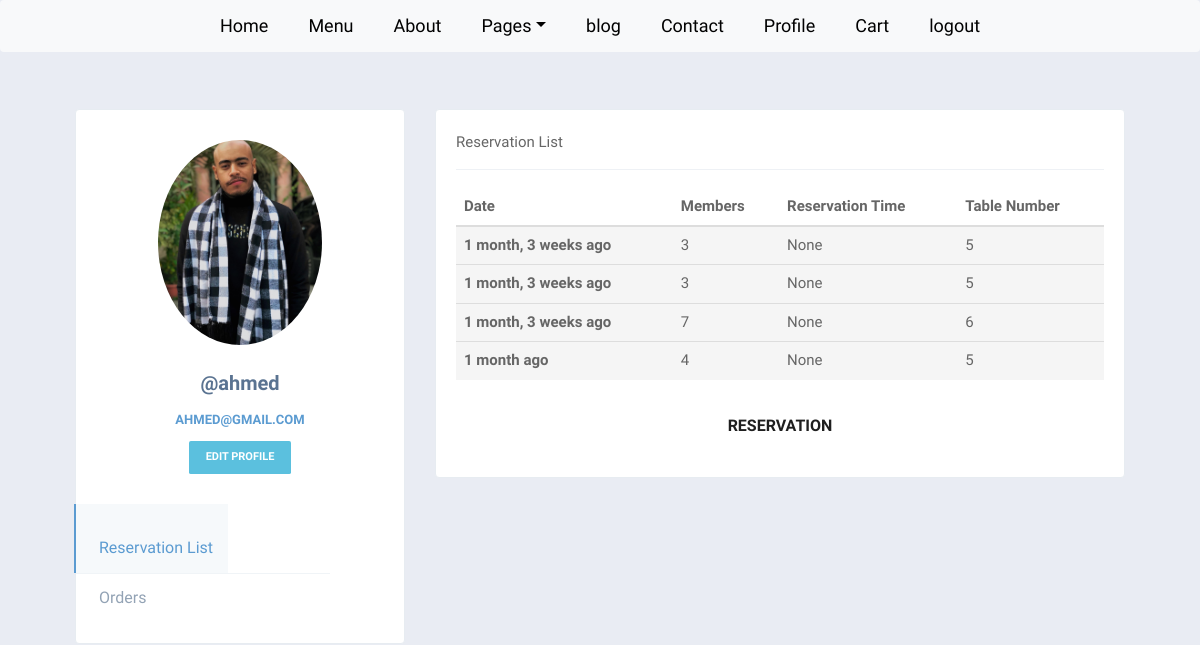
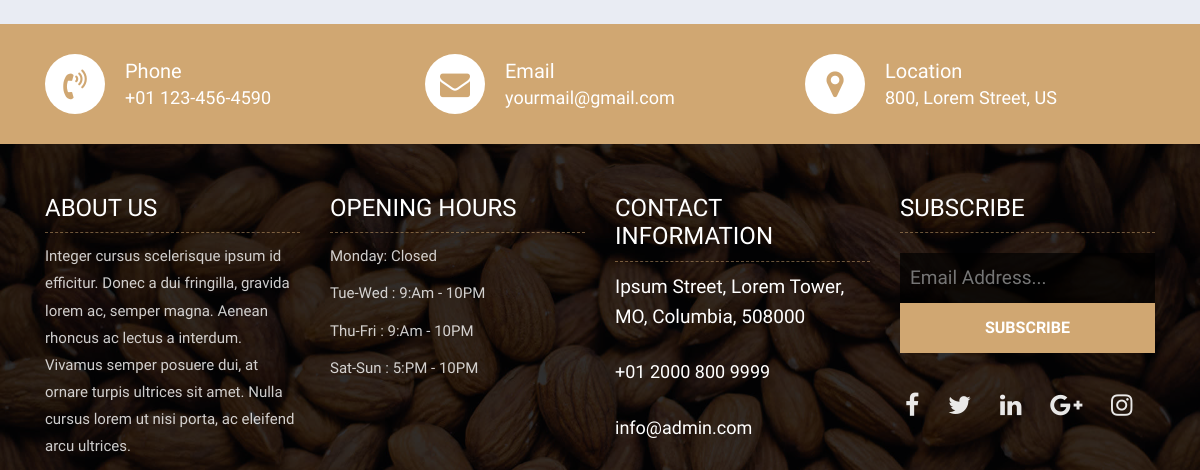
/profile_reservation/ (signed in), run on an earlier commit of the app's database (2 pictures, top to bottom).
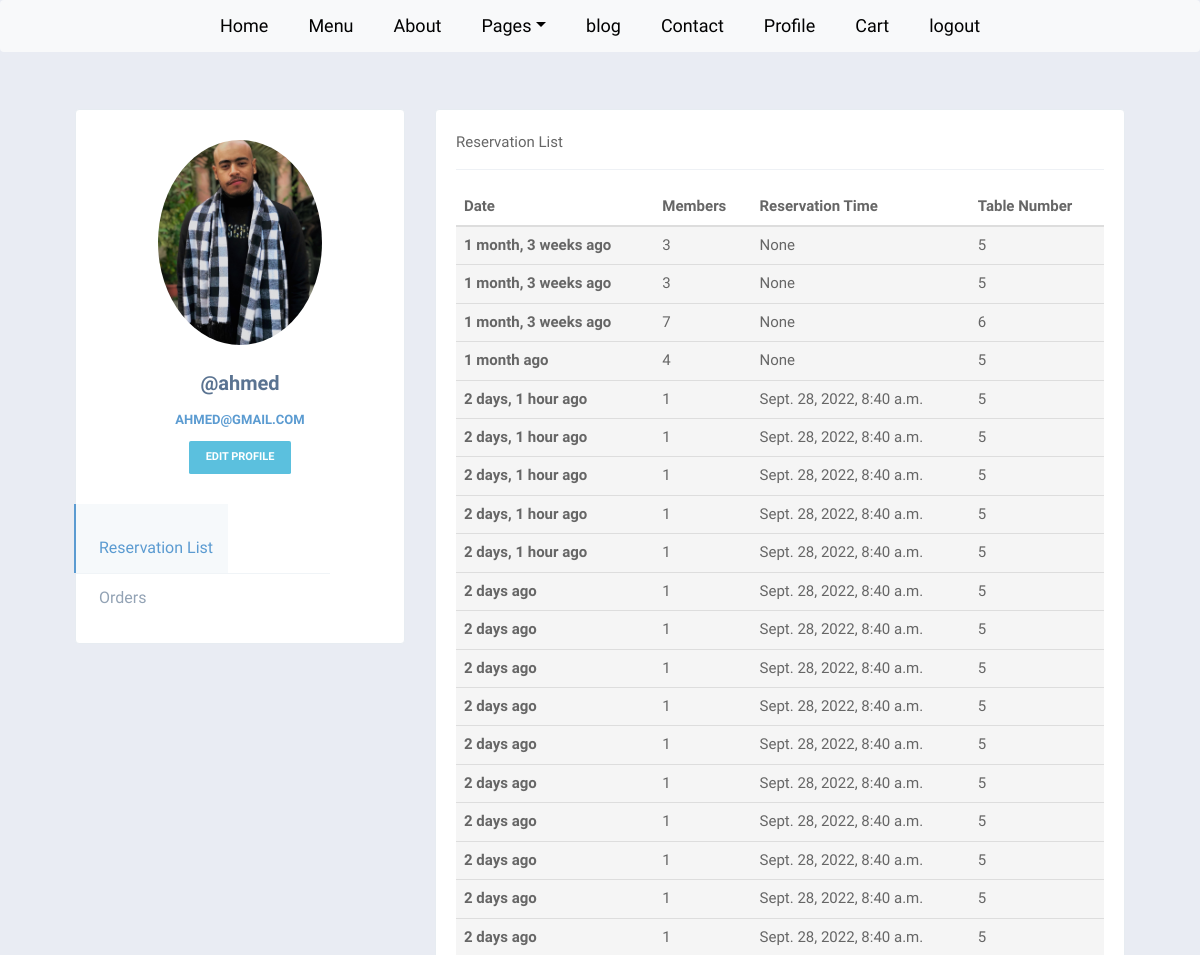
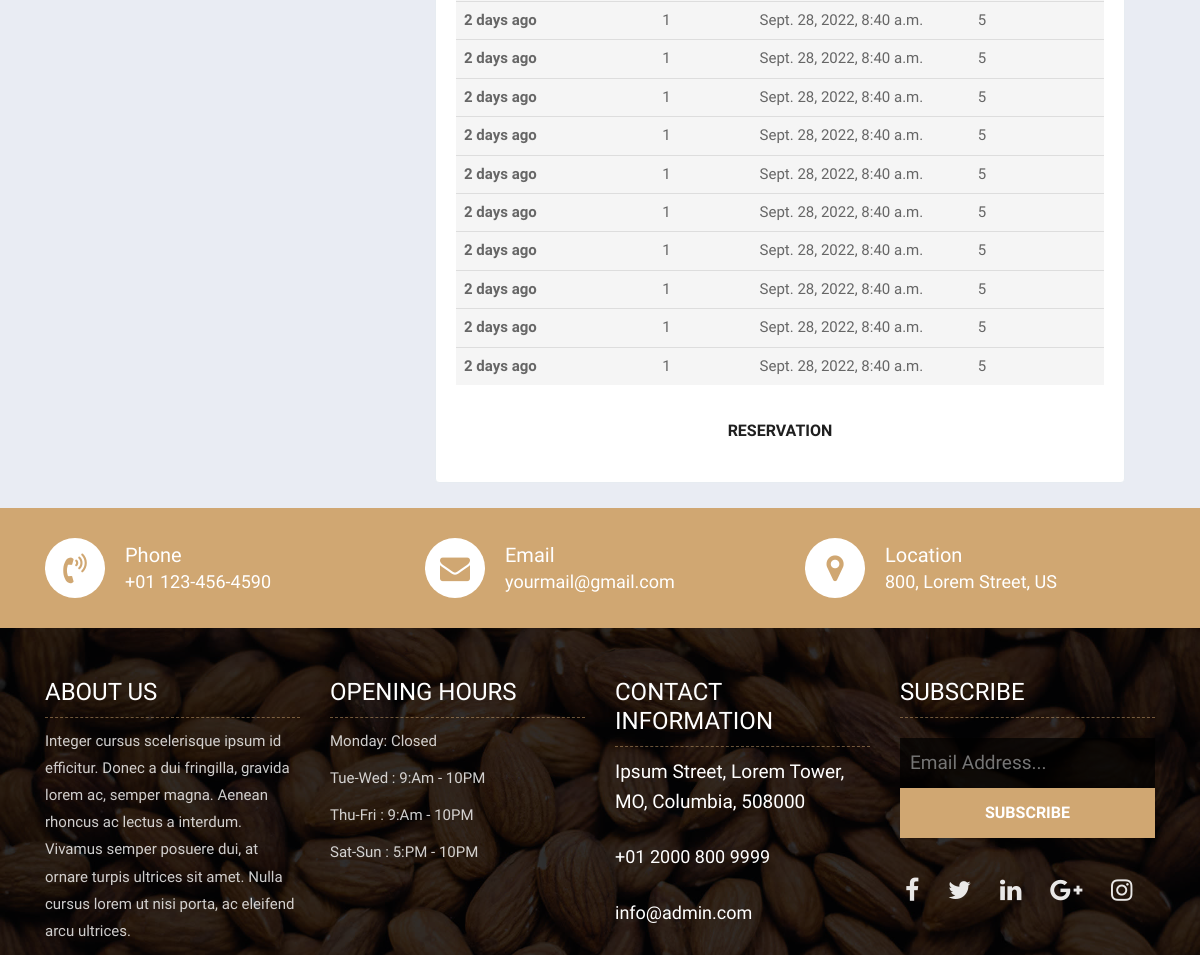
And on a later commit of the database (2 pictures, top to bottom).
### Res/models.py (models this page shows, shortened)
class User(AbstractUser):
    pic = models.ImageField(null = True , default="profile-7.jpg")
    Email = models.EmailField(unique=True)
    name = models.CharField(max_length=200, null = True)
    location = PlainLocationField(based_fields=['Cairo'], zoom=7)
    phone_number = PhoneNumberField(null=True)
    USERNAME_FIELD = 'Email'
    REQUIRED_FIELDS = []

class Reservation(models.Model):
    created = models.DateTimeField(auto_now_add=True)
    user = models.ForeignKey(User, on_delete= models.CASCADE)
    members = models.IntegerField()
    table_number = models.IntegerField(null=True)
    Reservation_time = models.DateTimeField(max_length=200)

### Res/views.py (the view)
# urls.py: path('profile_reservation/', views.profile_reservation , name ='profile_reservation'),
def profile_reservation(request):
    user = request.user
    Page = 'reservation'
    reservation = Reservation.objects.filter(user__id = user.id)
    context = {'reservation':reservation, 'Page':Page}
    return render(request, 'Res/profile.html' ,context)

### Res/Templates/Res/profile.html (shortened to what this page needs)
{%extends 'main.html'%}
{%block content%}
{%load static%}
<head>
    <link href="https://netdna.bootstrapcdn.com/bootstrap/3.3.7/css/bootstrap.min.css" rel="stylesheet">
    <link rel="stylesheet" href="{% static 'css/style.css'%}">
    <link rel="stylesheet" href="{% static 'css/profile.css'%}">
</head>
<br><br><br>
{%if Page == 'reservation' %}
<body>
<br>
<div class="container bootdey">
<div class="col-md-12">
    <div class="col-md-4">
        <div class="portlet light profile-sidebar-portlet bordered">
            <div class="profile-userpic">
                <img src="{{request.user.pic.url}}" class="img-responsive" alt=""> </div>
            <div class="profile-usertitle">
                <div class="profile-usertitle-name"> @{{request.user.username}} </div>
                <div class="profile-usertitle-job"> {{request.user.Email}} </div>
            </div>
            <div class="profile-userbuttons">
                <a href="{%url 'edit_profile' %}">
                <button type="button" class="btn btn-info  btn-sm">edit profile</button>
            </div>
            <div class="profile-usermenu">
                <ul class="nav">
                    <li class="active">
                        <a href="#">
                             Reservation List </a>
                    </li>
                    <li>
                        <a href="{%url 'reservation'%}">
                            &nbsp;&nbsp;&nbsp;&nbsp;&nbsp;&nbsp;&nbsp;&nbsp;&nbsp;&nbsp;</a>
                    </li>
                    <li>
                        <a href="{%url 'profile_orders'%}">
                               Orders </a>
                    </li>
                </ul>
            </div>
        </div>
    </div>
    <div class="col-md-8">
        <div class="portlet light bordered">
            <div class="portlet-title tabbable-line">
                <div class="caption caption-md">
                    <span class="caption-subject font-blue-madison bold uppercase">Reservation List</span>
                </div>
            </div>
            <div class="portlet-body">
                <table class="table">
                    <thead>
                        <tr>
                            <th>Date</th>
                            <th>Members</th>
                            <th>Reservation Time</th>
                            <th>Table Number</th>
                        </tr>
                    </thead>
                    <tbody>
                        {%for reserve in reservation%}
                        <tr class="active">
                            <th scope="row">{{reserve.created|timesince}} ago</th>
                            <td>{{reserve.members}}</td>
                            <td>{{reserve.Reservation_time}}</td>
                            <td>{{reserve.table_number}}</td>
                        </tr>
                        {%endfor%}
                    </tbody>
                </table>
                <p style="text-align:Center;text-color:black;" ><a class="btn btn-lg btn-circle" href="{%url 'reservation'%}">Reservation</a></p>
            </div>
        </div>
    </div>
</div>
</div>
{%endif%}
</body>
</html>
{%endblock%}

### Templates/main.html (shortened to what this page needs)
{% include 'nav.html' %}
{%load static%}
{%block content%}
{%endblock%}
{% include 'footer.html' %}
</body>
</html>

### Templates/nav.html (shortened to what this page needs)
{%load static %}
<!DOCTYPE html>
<html lang="en">
<head>
    <link rel="stylesheet" href="{% static 'css/bootstrap.min.css'%}">
    <link href="https://stackpath.bootstrapcdn.com/font-awesome/4.7.0/css/font-awesome.min.css" rel="stylesheet">
    <link rel="stylesheet" href="https://cdnjs.cloudflare.com/ajax/libs/tempusdominus-bootstrap-4/5.1.2/css/tempusdominus-bootstrap-4.min.css" />
    <link rel="stylesheet" href="{% static 'css/style.css'%}">
    <link rel="stylesheet" href="{% static 'css/profile.css'%}">
    <link rel="stylesheet" href="{%static 'css/responsive.css'%}">
    <link rel="stylesheet" href="{%static 'css/custom.css'%}">
</head>
<body>
	<header class="top-navbar">
		<nav class="navbar navbar-expand-lg navbar-light bg-light">
				{%if role == "guest" or role == None%}
				<div style="margin: auto;" id="navbars-rs-food" >
					<ul class="navbar-nav ml-auto" >
						<li class="nav-item " ><a class="nav-link" href="{%url 'index'%}">Home</a></li>
						<li class="nav-item"><a class="nav-link" href="{%url 'menu'%}">Menu</a></li>
						<li class="nav-item"><a class="nav-link" href="{%url 'about'%}">About</a></li>
						<li class="nav-item dropdown">
							<a class="nav-link dropdown-toggle"
							 data-bs-toggle="dropdown" aria-expanded="false">Pages</a>
						</li>
						<li class="nav-item"><a class="nav-link" href="{% url 'blog'%}">blog</a></li>
						<li class="nav-item"><a class="nav-link" href="{%url 'contact'%}">Contact</a></li>
						{%if request.user.is_authenticated %}
						<li class="nav-item"><a class="nav-link" href="{%url 'profile_reservation'%}">Profile</a></li>
						<li class="nav-item"><a class="nav-link" href="{%url 'cart'%}">Cart</a></li>
						<li class="nav-item"><a class="nav-link" href="{%url 'logout'%}">logout</a></li>
						{%else%}
						<li class="nav-item"><a class="nav-link" href="{%url 'login'%}">login</a></li>
						{%endif%}
					{%endif%}
					</ul>
				</div>
		</nav>
	</header>

### Templates/footer.html (shortened to what this page needs)
<div class="contact-imfo-box">
    <div class="container">
        <div class="row">
            <div class="col-md-4">
                <i class="fa fa-volume-control-phone"></i>
                <div class="overflow-hidden">
                    <h4>Phone</h4>
                    <p class="lead">
                        +01 123-456-4590
                    </p>
                </div>
            </div>
            <div class="col-md-4">
                <i class="fa fa-envelope"></i>
                <div class="overflow-hidden">
                    <h4>Email</h4>
                    <p class="lead">
                        yourmail@gmail.com
                    </p>
                </div>
            </div>
            <div class="col-md-4">
                <i class="fa fa-map-marker"></i>
                <div class="overflow-hidden">
                    <h4>Location</h4>
                    <p class="lead">
                        800, Lorem Street, US
                    </p>
                </div>
            </div>
        </div>
    </div>
</div>
<footer class="footer-area bg-f">
    <div class="container">
        <div class="row">
            <div class="col-lg-3 col-md-6">
                <h3>About Us</h3>
                <p>Integer cursus scelerisque ipsum id efficitur. Donec a dui fringilla, gravida lorem ac, semper magna. Aenean rhoncus ac lectus a interdum. Vivamus semper posuere dui, at ornare turpis ultrices sit amet. Nulla cursus lorem ut nisi porta, ac eleifend arcu ultrices.</p>
            </div>
            <div class="col-lg-3 col-md-6">
                <h3>Opening hours</h3>
                <p><span class="text-color">Monday: </span>Closed</p>
                <p><span class="text-color">Tue-Wed :</span> 9:Am - 10PM</p>
                <p><span class="text-color">Thu-Fri :</span> 9:Am - 10PM</p>
                <p><span class="text-color">Sat-Sun :</span> 5:PM - 10PM</p>
            </div>
            <div class="col-lg-3 col-md-6">
                <h3>Contact information</h3>
                <p class="lead">Ipsum Street, Lorem Tower, MO, Columbia, 508000</p>
                <p class="lead"><a href="#">+01 2000 800 9999</a></p>
                <p><a href="#"> info@admin.com</a></p>
            </div>
            <div class="col-lg-3 col-md-6">
                <h3>Subscribe</h3>
                <div class="subscribe_form">
                    <form class="subscribe_form">
                        <input name="EMAIL" id="subs-email" class="form_input" placeholder="Email Address..." type="email">
                        <button type="submit" class="submit">SUBSCRIBE</button>
                    </form>
                </div>
                <ul class="list-inline f-social">
                    <li class="list-inline-item"><a href="#"><i class="fa fa-facebook" aria-hidden="true"></i></a></li>
                    <li class="list-inline-item"><a href="#"><i class="fa fa-twitter" aria-hidden="true"></i></a></li>
                    <li class="list-inline-item"><a href="#"><i class="fa fa-linkedin" aria-hidden="true"></i></a></li>
                    <li class="list-inline-item"><a href="#"><i class="fa fa-google-plus" aria-hidden="true"></i></a></li>
                    <li class="list-inline-item"><a href="#"><i class="fa fa-instagram" aria-hidden="true"></i></a></li>
                </ul>
            </div>
        </div>
    </div>
</footer>

### static/css/style.css (style rules this page uses)
body { color: #666666; font-size: 15px; font-family: 'Athiti', sans-serif; line-height: 1.80857; }
a { color: #1f1f1f; text-decoration: none !important; outline: none !important; -webkit-transition: all .3s ease-in-out; -moz-transition: all .3s ease-in-out; -ms-transition: all .3s ease-in-out; -o-transition: all .3s ease-in-out; transition: all .3s ease-in-out; }
h1, h2, h3, h4, h5, h6 { letter-spacing: 0; font-weight: normal; position: relative; padding: 0 0 10px 0; font-weight: normal; line-height: 120% !important; color: #1f1f1f; margin: 0 }
h3 { font-size: 18px }
h4 { font-size: 16px }
a { color: #1f1f1f; text-decoration: none; outline: none; }
a, .btn { text-decoration: none !important; outline: none !important; -webkit-transition: all .3s ease-in-out; -moz-transition: all .3s ease-in-out; -ms-transition: all .3s ease-in-out; -o-transition: all .3s ease-in-out; transition: all .3s ease-in-out; }
.lead { font-size: 18px; line-height: 30px; color: #767676; margin: 0; padding: 0; }
ul, li, ol { list-style: none; margin: 0px; padding: 0px; }
.top-navbar { position: relative; z-index: 10; }
.top-navbar .navbar { padding: 15px 0px; position: fixed; width: 100%; transition: height .3s ease-out, background .3s ease-out, box-shadow .3s ease-out; -webkit-transform: translate3d(0, 0, 0); transform: translate3d(0, 0, 0); z-index: 100; }
.top-navbar .navbar-light .navbar-nav .nav-link { color: #010101; font-size: 18px; padding: 0px 20px; border-radius: 4px; }
.btn { text-transform: uppercase; padding: 19px 36px; }
.btn { display: inline-block; font-weight: 600; text-align: center; white-space: nowrap; vertical-align: middle; -webkit-user-select: none; -moz-user-select: none; -ms-user-select: none; user-select: none; border: 2px solid transparent; padding: 12px 30px; font-size: 16px; line-height: 1.5; border-radius: .1875rem; transition: color .15s ease-in-out, background-color .15s ease-in-out, border-color .15s ease-in-out, box-shadow .15s ease-in-out; }
.contact-imfo-box { background: #d0a772; padding: 30px 0; }
.overflow-hidden { overflow: hidden; }
.contact-imfo-box i { display: block; float: left; width: 60px; height: 60px; line-height: 60px; text-align: center; background: #fff; color: #d0a772; font-size: 30px; -webkit-border-radius: 50%; -moz-border-radius: 50%; -ms-border-radius: 50%; border-radius: 50%; margin-right: 20px; }
.contact-imfo-box h4 { margin: 0px; margin-top: 5px; color: #ffffff; font-size: 20px; padding: 0px; font-weight: 500; line-height: 24px; }
.contact-imfo-box p { margin: 0px; color: #ffffff; font-weight: 300; }
.footer-area { padding-top: 50px; padding-bottom: 0px; }
.bg-f { background-image: url("../images/footer-bg.jpg"); background-attachment: scroll; background-clip: initial; background-color: rgba(0, 0, 0, 0); background-origin: initial; background-position: center center; background-repeat: no-repeat; background-size: cover; position: relative; }
.bg-f::before { background: #010101; content: ""; height: 100%; left: 0; position: absolute; top: 0; width: 100%; z-index: 1; opacity: 0.8; }
.footer-area .container { position: relative; z-index: 1; }
.footer-area h3 { color: #ffffff; text-transform: uppercase; font-size: 24px; border-bottom: 1px dashed rgba(207, 166, 113, 0.5); margin-bottom: 10px; }
.footer-area p { font-size: 15px; color: rgba(255, 255, 255, 0.8); margin: 0; padding-bottom: 10px; }
.footer-area p.lead { font-size: 19px; color: #ffffff; margin-bottom: 15px; }
.footer-area p.lead a { color: #ffffff; margin-bottom: 15px; }
.footer-area p a { font-size: 18px; color: #ffffff; }
.subscribe_form { display: block; text-align: center; padding: 5px 0; }
.subscribe_form .form_input { display: block; background-color: rgba(0,0,0,0.7); color: #fff; border: none; font-size: 19px; line-height: 50px; padding: 0 10px; float: left; width: 100%; transition: all 0.5s ease-in-out; }
.subscribe_form .submit { background-color: #d0a772; color: #fff; font-size: 16px; font-weight: 600; line-height: 50px; display: inline-block; padding: 0 10px; width: 100%; border: none; cursor: pointer; transition: all 0.5s ease-in-out; }
.f-social { padding-bottom: 10px; margin: 0px; margin-top: 20px; }
.f-social li a { font-size: 25px; color: rgba(255, 255, 255, 0.9); margin-right: 10px; }

What changed in the data, as far as the page shows it:
added Reservation: created "2 days, 1 hour", members "1", Reservation_time "Sept. 28, 2022, 8:40 a.m.", table_number "5"
added Reservation: created "2 days, 1 hour", members "1", Reservation_time "Sept. 28, 2022, 8:40 a.m.", table_number "5"
added Reservation: created "2 days, 1 hour", members "1", Reservation_time "Sept. 28, 2022, 8:40 a.m.", table_number "5"
added Reservation: created "2 days, 1 hour", members "1", Reservation_time "Sept. 28, 2022, 8:40 a.m.", table_number "5"
added Reservation: created "2 days, 1 hour", members "1", Reservation_time "Sept. 28, 2022, 8:40 a.m.", table_number "5"
added Reservation: created "2 days", members "1", Reservation_time "Sept. 28, 2022, 8:40 a.m.", table_number "5"
added Reservation: created "2 days", members "1", Reservation_time "Sept. 28, 2022, 8:40 a.m.", table_number "5"
added Reservation: created "2 days", members "1", Reservation_time "Sept. 28, 2022, 8:40 a.m.", table_number "5"
added Reservation: created "2 days", members "1", Reservation_time "Sept. 28, 2022, 8:40 a.m.", table_number "5"
added Reservation: created "2 days", members "1", Reservation_time "Sept. 28, 2022, 8:40 a.m.", table_number "5"
added Reservation: created "2 days", members "1", Reservation_time "Sept. 28, 2022, 8:40 a.m.", table_number "5"
added Reservation: created "2 days", members "1", Reservation_time "Sept. 28, 2022, 8:40 a.m.", table_number "5"
added Reservation: created "2 days", members "1", Reservation_time "Sept. 28, 2022, 8:40 a.m.", table_number "5"
added Reservation: created "2 days", members "1", Reservation_time "Sept. 28, 2022, 8:40 a.m.", table_number "5"
added Reservation: created "2 days", members "1", Reservation_time "Sept. 28, 2022, 8:40 a.m.", table_number "5"
added Reservation: created "2 days", members "1", Reservation_time "Sept. 28, 2022, 8:40 a.m.", table_number "5"
added Reservation: created "2 days", members "1", Reservation_time "Sept. 28, 2022, 8:40 a.m.", table_number "5"
added Reservation: created "2 days", members "1", Reservation_time "Sept. 28, 2022, 8:40 a.m.", table_number "5"
added Reservation: created "2 days", members "1", Reservation_time "Sept. 28, 2022, 8:40 a.m.", table_number "5"
added Reservation: created "2 days", members "1", Reservation_time "Sept. 28, 2022, 8:40 a.m.", table_number "5"
added Reservation: created "2 days", members "1", Reservation_time "Sept. 28, 2022, 8:40 a.m.", table_number "5"
added Reservation: created "2 days", members "1", Reservation_time "Sept. 28, 2022, 8:40 a.m.", table_number "5"
added Reservation: created "2 days", members "1", Reservation_time "Sept. 28, 2022, 8:40 a.m.", table_number "5"
added Reservation: created "2 days", members "1", Reservation_time "Sept. 28, 2022, 8:40 a.m.", table_number "5"
added Reservation: created "2 days", members "1", Reservation_time "Sept. 28, 2022, 8:40 a.m.", table_number "5"
